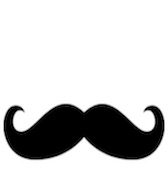
#> input picture data/mustache.jpg, 168 x 192 px, found by its file name
$ jupyter execute 108_Image_Compression_and_the_FFT.ipynb   (shell and % lines are left out)
#> lines starting #> are read from the running program, lines starting #| are printed output that depends on the picture; after the words box and inside, x2 and y2 are one past the last pixel; in counts of white or black regions, pixels touching at a corner belong together
<a href="https://colab.research.google.com/github/spookyfish/intro_to_datascience/blob/master/notes/108_Image_Compression_and_the_FFT.ipynb" target="_parent"></a>

[cell 1]
from matplotlib.image import imread
import numpy as np
import matplotlib.pyplot as plt
import os
plt.rcParams['figure.figsize'] = [12, 8]
plt.rcParams.update({'font.size': 18})


A = imread(os.path.join('intro_to_datascience','data','mustache.jpg'))
#> A is the input picture: shape (192, 168, 3); min 0, max 255, mean 206.3
print(A.shape)
#| (192, 168, 3)
B = np.mean(A, -1); # Convert RGB to grayscale

fig,axs = plt.subplots(1, 2)

img = axs[0].imshow(A)
axs[0].axis('off')

img = axs[1].imshow(B)
img.set_cmap('gray')
axs[1].axis('off')

plt.show()
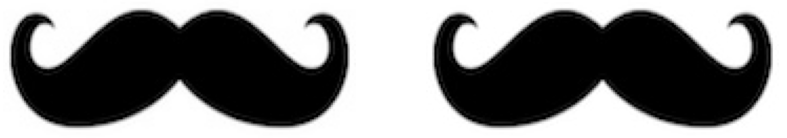
#> figure drawn by matplotlib, 2 panels

[cell 2]
Bt = np.fft.fft2(B)
Btsort = np.sort(np.abs(Bt.reshape(-1))) # sort by magnitude

# Zero out all small coefficients and inverse transform
for keep in (0.1, 0.05, 0.01, 0.002):
    thresh = Btsort[int(np.floor((1-keep)*len(Btsort)))]
    ind = np.abs(Bt)>thresh          # Find small indices
    Btlow = Bt * ind                 # Threshold small indices
    Blow = np.fft.ifft2(Btlow).real  # Compressed image
    plt.figure()
    plt.imshow(Blow,cmap='gray')
    plt.axis('off')
    plt.title('Compressed image: keep = ' + str(keep))
#> this loop made 4 passes
#> thresh on passes 1 to 4: 4720.1, 8321.6, 35748.8, 124672.8
#> pass 1, `ind = np.abs(Bt)>thresh`:
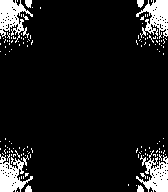
#> ind: shape (192, 168) bool; 10% white; 135 white regions (127 under 20 px), largest, box (x1, y1, x2, y2) and area: (0, 0, 33, 43) 694, (0, 154, 33, 192) 688, (136, 0, 168, 39) 668
#> pass 1, `Blow = np.fft.ifft2(Btlow).real`:
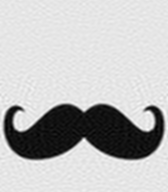
#> Blow: shape (192, 168) float64; min -20.74, max 284.6, mean 206.3; drawn with min black and max white
#> pass 2, `ind = np.abs(Bt)>thresh`:
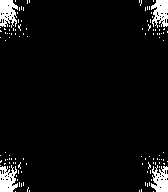
#> ind: shape (192, 168) bool; 5% white; 114 white regions (110 under 20 px), largest, box (x1, y1, x2, y2) and area: (0, 0, 18, 28) 353, (0, 165, 18, 192) 337, (151, 0, 168, 28) 325, (151, 165, 168, 192) 316
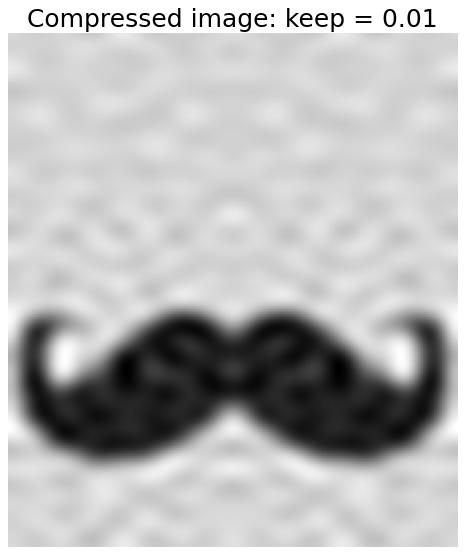
#> figure drawn by matplotlib, 1 panel
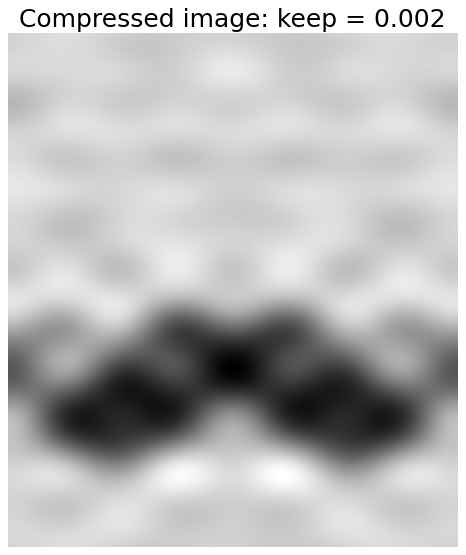
#> figure drawn by matplotlib, 1 panel

[cell 3]
from mpl_toolkits.mplot3d import axes3d
plt.rcParams['figure.figsize'] = [6, 6]

fig = plt.figure()
ax = fig.add_subplot(111, projection='3d')
X, Y = np.meshgrid(np.arange(1, np.shape(B)[1] + 1), np.arange(1, np.shape(B)[0] + 1))
ax.plot_surface(X[0::10, 0::10], Y[0::10, 0::10], B[0::10, 0::10], cmap='gray')
ax.set_title('Surface plot')
ax.mouse_init()
ax.view_init(270,270)
plt.show()
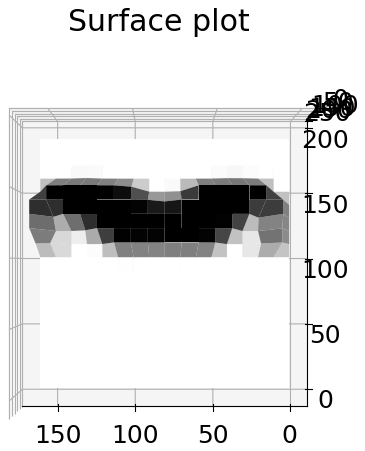
#> figure drawn by matplotlib, 1 panel
